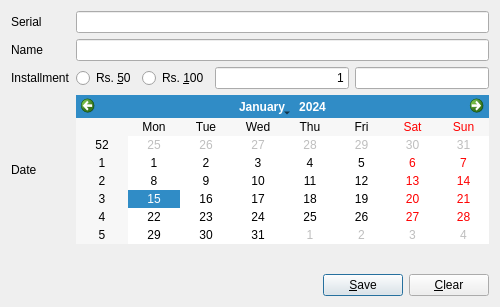
<?xml version="1.0" encoding="UTF-8"?>
<ui version="4.0">
 <class>DebtorInstallmentDialog</class>
 <widget class="QDialog" name="DebtorInstallmentDialog">
  <property name="geometry">
   <rect>
    <x>0</x>
    <y>0</y>
    <width>500</width>
    <height>307</height>
   </rect>
  </property>
  <property name="windowTitle">
   <string>Debtor Installment</string>
  </property>
  <layout class="QGridLayout" name="gridLayout">
   <item row="0" column="0">
    <widget class="QLabel" name="label">
     <property name="text">
      <string>Serial</string>
     </property>
    </widget>
   </item>
   <item row="0" column="1" colspan="4">
    <widget class="QLineEdit" name="serial_edit">
     <property name="inputMask">
      <string>9999; </string>
     </property>
     <property name="alignment">
      <set>Qt::AlignRight|Qt::AlignTrailing|Qt::AlignVCenter</set>
     </property>
    </widget>
   </item>
   <item row="1" column="0">
    <widget class="QLabel" name="label_2">
     <property name="text">
      <string>Name</string>
     </property>
    </widget>
   </item>
   <item row="1" column="1" colspan="4">
    <widget class="QLineEdit" name="name_edit">
     <property name="readOnly">
      <bool>true</bool>
     </property>
    </widget>
   </item>
   <item row="2" column="0">
    <widget class="QLabel" name="label_3">
     <property name="text">
      <string>Installment</string>
     </property>
    </widget>
   </item>
   <item row="2" column="1">
    <widget class="QRadioButton" name="fifty_radio">
     <property name="text">
      <string>Rs. &amp;50</string>
     </property>
    </widget>
   </item>
   <item row="2" column="2">
    <widget class="QRadioButton" name="hundred_radio">
     <property name="text">
      <string>Rs. &amp;100</string>
     </property>
    </widget>
   </item>
   <item row="2" column="3">
    <widget class="QLineEdit" name="installment_edit">
     <property name="text">
      <string>1</string>
     </property>
     <property name="alignment">
      <set>Qt::AlignRight|Qt::AlignTrailing|Qt::AlignVCenter</set>
     </property>
    </widget>
   </item>
   <item row="2" column="4">
    <widget class="QLineEdit" name="amount_edit">
     <property name="alignment">
      <set>Qt::AlignRight|Qt::AlignTrailing|Qt::AlignVCenter</set>
     </property>
     <property name="readOnly">
      <bool>true</bool>
     </property>
    </widget>
   </item>
   <item row="3" column="0">
    <widget class="QLabel" name="label_4">
     <property name="text">
      <string>Date</string>
     </property>
    </widget>
   </item>
   <item row="3" column="1" colspan="4">
    <widget class="QCalendarWidget" name="date_calendar">
     <property name="sizePolicy">
      <sizepolicy hsizetype="Preferred" vsizetype="Fixed">
       <horstretch>0</horstretch>
       <verstretch>0</verstretch>
      </sizepolicy>
     </property>
    </widget>
   </item>
   <item row="4" column="3">
    <spacer name="verticalSpacer">
     <property name="orientation">
      <enum>Qt::Vertical</enum>
     </property>
     <property name="sizeHint" stdset="0">
      <size>
       <width>20</width>
       <height>4</height>
      </size>
     </property>
    </spacer>
   </item>
   <item row="5" column="0" colspan="5">
    <layout class="QHBoxLayout" name="horizontalLayout">
     <item>
      <spacer name="horizontalSpacer">
       <property name="orientation">
        <enum>Qt::Horizontal</enum>
       </property>
       <property name="sizeHint" stdset="0">
        <size>
         <width>40</width>
         <height>20</height>
        </size>
       </property>
      </spacer>
     </item>
     <item>
      <widget class="QPushButton" name="save_button">
       <property name="text">
        <string>&amp;Save</string>
       </property>
      </widget>
     </item>
     <item>
      <widget class="QPushButton" name="clear_button">
       <property name="text">
        <string>&amp;Clear</string>
       </property>
      </widget>
     </item>
    </layout>
   </item>
  </layout>
 </widget>
 <tabstops>
  <tabstop>serial_edit</tabstop>
  <tabstop>name_edit</tabstop>
  <tabstop>fifty_radio</tabstop>
  <tabstop>hundred_radio</tabstop>
  <tabstop>installment_edit</tabstop>
  <tabstop>amount_edit</tabstop>
  <tabstop>date_calendar</tabstop>
  <tabstop>save_button</tabstop>
  <tabstop>clear_button</tabstop>
 </tabstops>
 <resources/>
 <connections/>
</ui>
